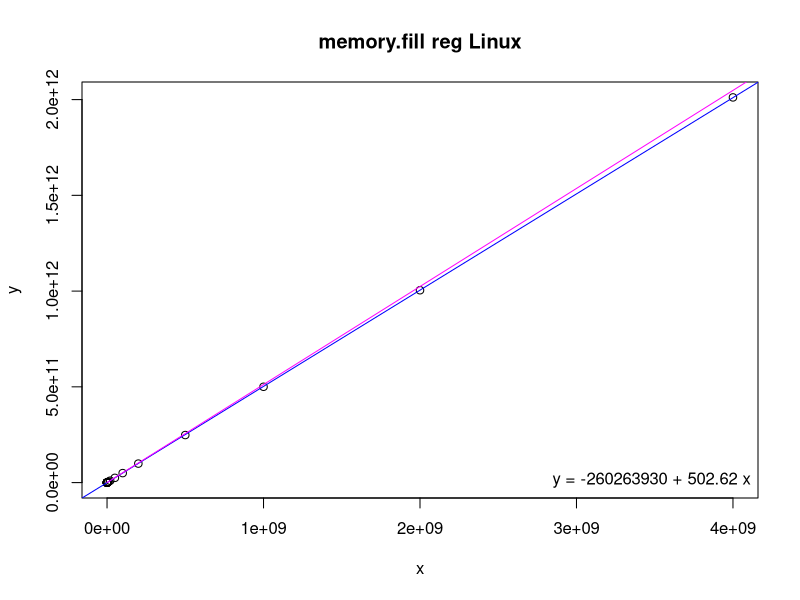
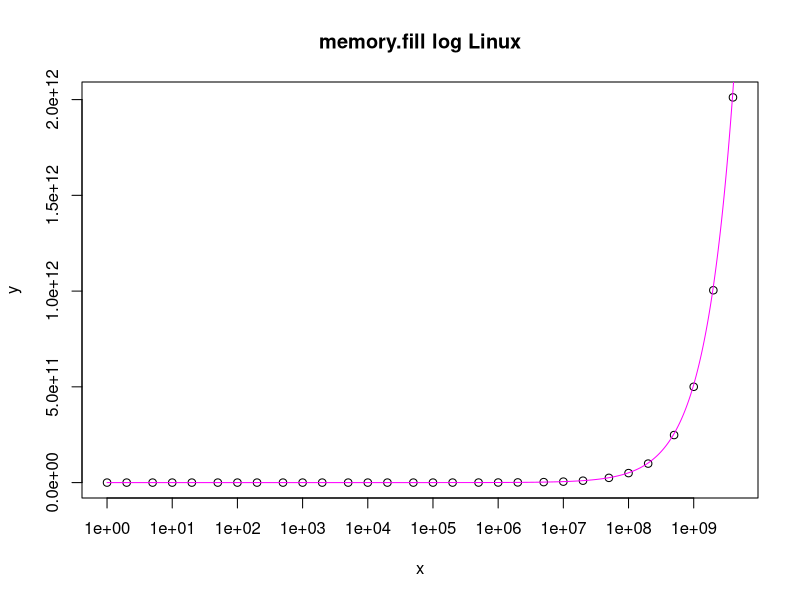

The R source for these figures, in order:
# Input data
x <- c(1,2,5,10,20,50,100,200,500,1000,2000,5000,10000,20000,50000,100000,200000,500000,1000000,2000000,5000000,10000000,20000000,50000000,100000000,200000000,500000000,1000000000,2000000000,4000000000)
y <- c(2845900,2844900,2850300,2849300,2847000,2842200,2849300,2849500,2848000,2867300,2882500,4807100,6680300,10370000,24901000,46441000,89888000,223290000,442920000,885460000,2503700000,5012200000,9964900000,24784000000,49592000000,99197000000,248310000000,500350000000,1004400000000,2011400000000)

# Linear regression
model <- lm(y ~ x)
coefs <- coef(model)

# Print regression coefficients
print(coefs)

# Estimating function
fe <- function(x) {
  2900000 + (((x + 64 - 1) / 64) * 32768)
}

# Estimated values
xe <- seq(1, 40000000000, by = 10000)
ye <- fe(xe)

png("memory-fill-reg.png")
plot(x, y, main = "memory.fill reg Linux")
abline(model, col = "blue")
lines(xe, ye, col = "magenta")
legend("bottomright", legend = sprintf("y = %.0f + %.2f x", coefs[1], coefs[2]), bty = "n")

png("memory-fill-log.png")
plot(x, y, log = "x", main = "memory.fill log Linux")
lines(xe, ye, col = "magenta")
